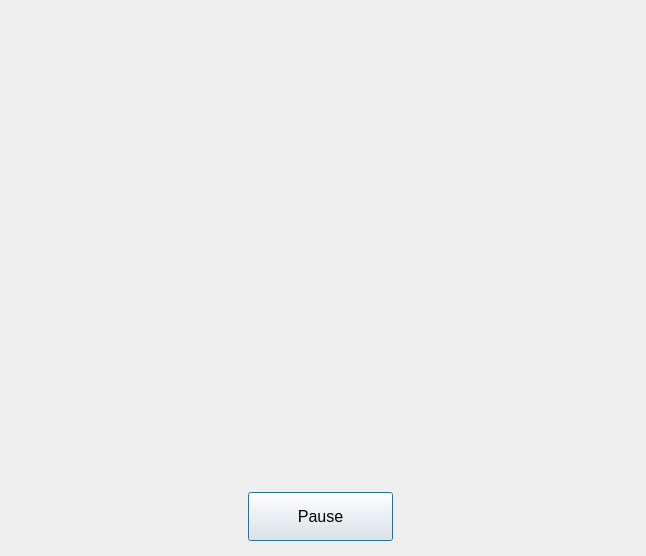
<?xml version="1.0" encoding="UTF-8"?>
<ui version="4.0">
 <class>Dialog</class>
 <widget class="QDialog" name="Dialog">
  <property name="geometry">
   <rect>
    <x>0</x>
    <y>0</y>
    <width>646</width>
    <height>556</height>
   </rect>
  </property>
  <property name="windowTitle">
   <string>Dialog</string>
  </property>
  <widget class="QLabel" name="lblWebCamImage">
   <property name="geometry">
    <rect>
     <x>4</x>
     <y>0</y>
     <width>640</width>
     <height>480</height>
    </rect>
   </property>
   <property name="autoFillBackground">
    <bool>true</bool>
   </property>
   <property name="text">
    <string/>
   </property>
  </widget>
  <widget class="QPushButton" name="btnPauseOResume">
   <property name="geometry">
    <rect>
     <x>248</x>
     <y>492</y>
     <width>145</width>
     <height>49</height>
    </rect>
   </property>
   <property name="font">
    <font>
     <pointsize>12</pointsize>
    </font>
   </property>
   <property name="text">
    <string>Pause</string>
   </property>
  </widget>
 </widget>
 <layoutdefault spacing="6" margin="11"/>
 <resources/>
 <connections/>
</ui>
